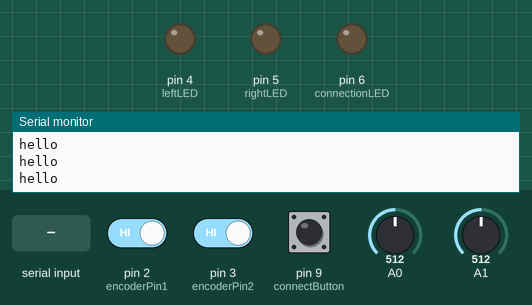
Bench run of a sketch on a simulated Arduino Uno, built with avr-gcc and run on an emulated ATmega328P. On the bench: output pins drawn as LEDs (lit = HIGH), the last lines printed to the serial monitor. Inputs (shaded band) come from the test bench; at power-on: A0 = 512, pin 9 (connectButton) LOW, pin 2 (encoderPin1) HIGH, pin 3 (encoderPin2) HIGH, A1 = 512. WiFi joins after 1.5 s; servers stay silent unless stated.

Above: at 1.0 s.
1.1 s: "1" received over Serial
At 3.4 s:
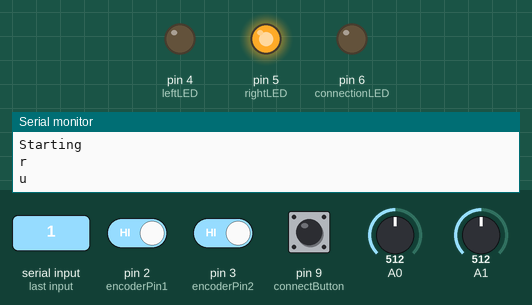
3.7 s: A0 set to 493
At 4.9 s:
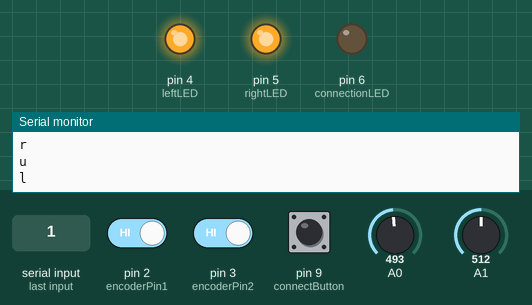
5.2 s: pin 9 (connectButton) pulled HIGH for 0.15 s
At 6.1 s:
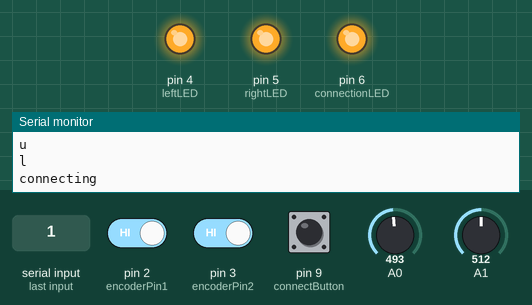
9.8 s: pin 9 (connectButton) pulled HIGH for 1 s
At 12.1 s:
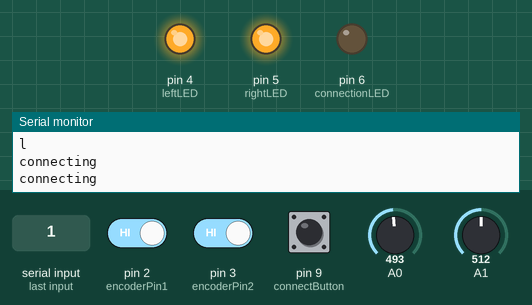
13.0 s: pin 9 (connectButton) pulled HIGH for 3.2 s
At 14.4 s:
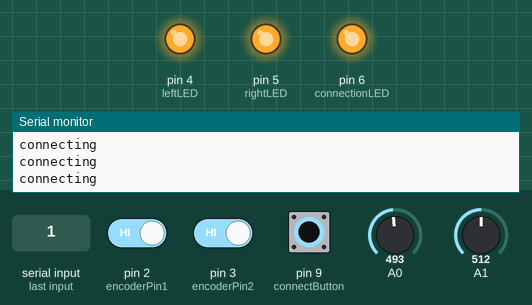
Timing chart, 0 to 16.2 s (numbered marks = the images above; inputs shaded):
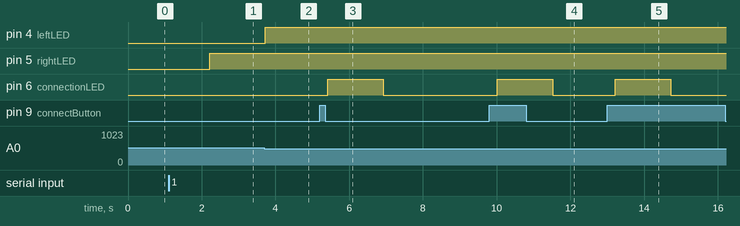

The sketch:

joystick_client_mb_processing.ino
```cpp
/*
  Joystick client
 Language:  Arduino

 This program enables an Arduino to control one paddle
 in a networked Pong game.
 */

#include <SPI.h>
#include <Ethernet.h>

//byte mac[] = { 0x00, 0xAA, 0xBB, 0xCC, 0xDE, 0x01 };

//byte mac[] = { 0xc4, 0x2c, 0x03, 0x38, 0xbf, 0x1a };
byte mac[] = { 0x90, 0xa2, 0xda, 0x0d, 0x2a, 0x3d };
//IPAddress ip(192,168,1,20);
//IPAddress ip(172,29,131,90);
//IPAddress ip(172,20,151,218);
//IPAddress ip(172,20,151,203);
//IPAddress ip(128,122,151,79);
IPAddress ip(128,122,151,149);

// Enter the IP address of the computer on which
// you'll run the pong server:
//IPAddress server(192,168,1,100);
IPAddress server(128,122,151,164);

const int connectButton = 9;  // the pushbutton for connecting/disconnecting
const int connectionLED = 6;  // this LED indicates whether you're connected
const int leftLED = 4;        // this LED indicates that you're moving left
const int rightLED = 5;       // this LED indicates that you're moving right
const int sendInterval = 20;  // minimum time between messages to the server
const int debounceInterval = 15;  // used to smooth out pushbutton readings

int sensorValue1 = 0;
int sensorValue2 = 0;

//const int left = 880;         // threshold for the joystick to go left
//const int right = 891;        // threshold for the joystick to go right
//const int up = 891;
//const int down = 880;

EthernetClient client;               // instance of the Client class for connecting
//Client client;
int lastButtonState = 0;     // previous state of the pushbutton
long lastTimeSent = 0;       // timestamp of the last server message

int encoderPin1 = 2;
int encoderPin2 = 3;

volatile int lastEncoded = 0;
volatile long encoderValue = 0;

long lastencoderValue = 0;

int lastMSB = 0;
int lastLSB = 0;

void setup()
{
  // initialize serial and Ethernet ports:
  Ethernet.begin(mac, ip);
  //Serial.begin(9600);
  Serial.begin(115200);
  establishContact();
  // initialize digital inputs and outputs:
  pinMode(connectButton, INPUT);
  pinMode(connectionLED, OUTPUT);
  pinMode(leftLED, OUTPUT);
  pinMode(rightLED, OUTPUT);

  pinMode(encoderPin1, INPUT);
  pinMode(encoderPin2, INPUT);

  digitalWrite(encoderPin1, HIGH); //turn pullup resistor on
  digitalWrite(encoderPin2, HIGH); //turn pullup resistor on

  //call updateEncoder() when any high/low changed seen
  //on interrupt 0 (pin 2), or interrupt 1 (pin 3)
  attachInterrupt(0, updateEncoder, CHANGE);
  attachInterrupt(1, updateEncoder, CHANGE);

  delay(1000);      // give the Ethernet shield time to set up
  Serial.println("Starting");
}

void loop()
{
  // note the current time in milliseconds:
  long currentTime = millis();
  // check to see if the pushbutton's pressed:
  boolean buttonPushed = buttonRead(connectButton);

  // if the button's just pressed:
  if (buttonPushed) {
    // if the client's connected, disconnect:
    if (client.connected()) {
      Serial.println("disconnecting");
      client.print("x");
      client.stop();
    } // if the client's disconnected, try to connect:
    else {
      Serial.println("connecting");
      client.connect(server, 8080);
    }
  }

  // if the client's connected, and the send interval has elapased:
  if (/*client.connected() && */(currentTime - lastTimeSent > sendInterval)) {


    //LEFT RIGHT
    int  currentsensor1Value = analogRead(A0);
    //Serial.println(currentsensor1Value);

    if (currentsensor1Value < (sensorValue1 - 5)) {    // moving left
      client.print("l");
      digitalWrite(leftLED, HIGH);
      if (Serial.available() > 0)
      {
        Serial.println("l");
      }
    }

    if (currentsensor1Value > (sensorValue1 + 5)) {    // moving right
      client.print("r");
      digitalWrite(rightLED, HIGH);
      if (Serial.available() > 0)
      {
        //Serial.println("here is some stuff");
        Serial.println("r");
      }
    }


    //up and down
    int  currentsensor2Value = analogRead(A1);

    if (currentsensor2Value > (sensorValue2 + 5)) //moving up
    {
      client.print("u");
      if (Serial.available() > 0)
      {
        //Serial.println("here is some stuff");
        Serial.println("u");
      }


    }
    if (currentsensor2Value < (sensorValue2 - 5))
    {
      client.print("d");
      if (Serial.available() > 0)
      {
        //Serial.println("here is some stuff");
        Serial.println("d");
      }

    }

    sensorValue1 = currentsensor1Value;
    sensorValue2 = currentsensor2Value;

    if (encoderValue < (lastencoderValue)) {    // moving left
      client.print("l");
      digitalWrite(leftLED, HIGH);
      if (Serial.available() > 0)
      {
        //Serial.println("here is some stuff");
        Serial.println("l");
      }
    }

    if (encoderValue > (lastencoderValue)) {    // moving right
      client.print("r");
      digitalWrite(rightLED, HIGH);
      if (Serial.available() > 0)
      {
        //Serial.println("here is some stuff");
        Serial.println("r");
      }
    }

    lastencoderValue = encoderValue;

    //save this moment as last time you sent a message:
    lastTimeSent = currentTime;
  }

  // set the connection LED based on the connection state:
  digitalWrite(connectionLED, client.connected());
}
/*
 // if there's incoming data from the client, print it serially:
 if (client.available()) {
 char c = client.read();
 Serial.write(c);
 }

 */


// this method reads the button to see if it's just changed
// from low to high, and debounces the button in case of
// electrical noise:

boolean buttonRead(int thisButton) {
  boolean result = false;
  // temporary state of the button:
  int currentState = digitalRead(thisButton);
  // final state of the button:
  int buttonState = lastButtonState;
  // get the current time to time the debounce interval:
  long lastDebounceTime = millis();

  while ((millis() - lastDebounceTime) < debounceInterval) {
    // read the state of the switch into a local variable:
    currentState = digitalRead(thisButton);

    // If the pushbutton changed due to noise:
    if (currentState != buttonState) {
      // reset the debouncing timer
      lastDebounceTime = millis();
    }

    // whatever the reading is at, it's been there for longer
    // than the debounce delay, so take it as the actual current state:
    buttonState = currentState;
  }
// if the button's changed and it's high:
  if(buttonState != lastButtonState && buttonState == HIGH) {
    result = true;
  }

  // save the current state for next time:
  lastButtonState = buttonState;
  return result;
}

void updateEncoder()
{
  int MSB = digitalRead(encoderPin1); //MSB = most significant bit
  int LSB = digitalRead(encoderPin2); //LSB = least significant bit

  int encoded = (MSB << 1) |LSB; //converting the 2 pin value to single number
  int sum  = (lastEncoded << 2) | encoded; //adding it to the previous encoded value

  if(sum == 0b1101 || sum == 0b0100 || sum == 0b0010 || sum == 0b1011) encoderValue ++;
  if(sum == 0b1110 || sum == 0b0111 || sum == 0b0001 || sum == 0b1000) encoderValue --;

  lastEncoded = encoded; //store this value for next time
}

void establishContact()
{
  while (Serial.available() <= 0)
  {
    Serial.println("hello");   // send an initial string
    delay(300);
  }
}
```

Measured:
- the behaviour switches between 507 and 506 on A0 (found by bisection; images 1 and 2)
- after the input at 1.1 s, pin 5 (rightLED): LOW → HIGH after 1.1 s
- after the input at 3.7 s, pin 4 (leftLED): LOW → HIGH at once
- after the input at 5.2 s, pin 6 (connectionLED): LOW → HIGH after 0.21 s, → LOW 1.5 s later
- after the input at 9.8 s, pin 6 (connectionLED): LOW → HIGH after 0.21 s, → LOW 1.5 s later
- after the input at 13.0 s, pin 6 (connectionLED): LOW → HIGH after 0.22 s, → LOW 1.5 s later
